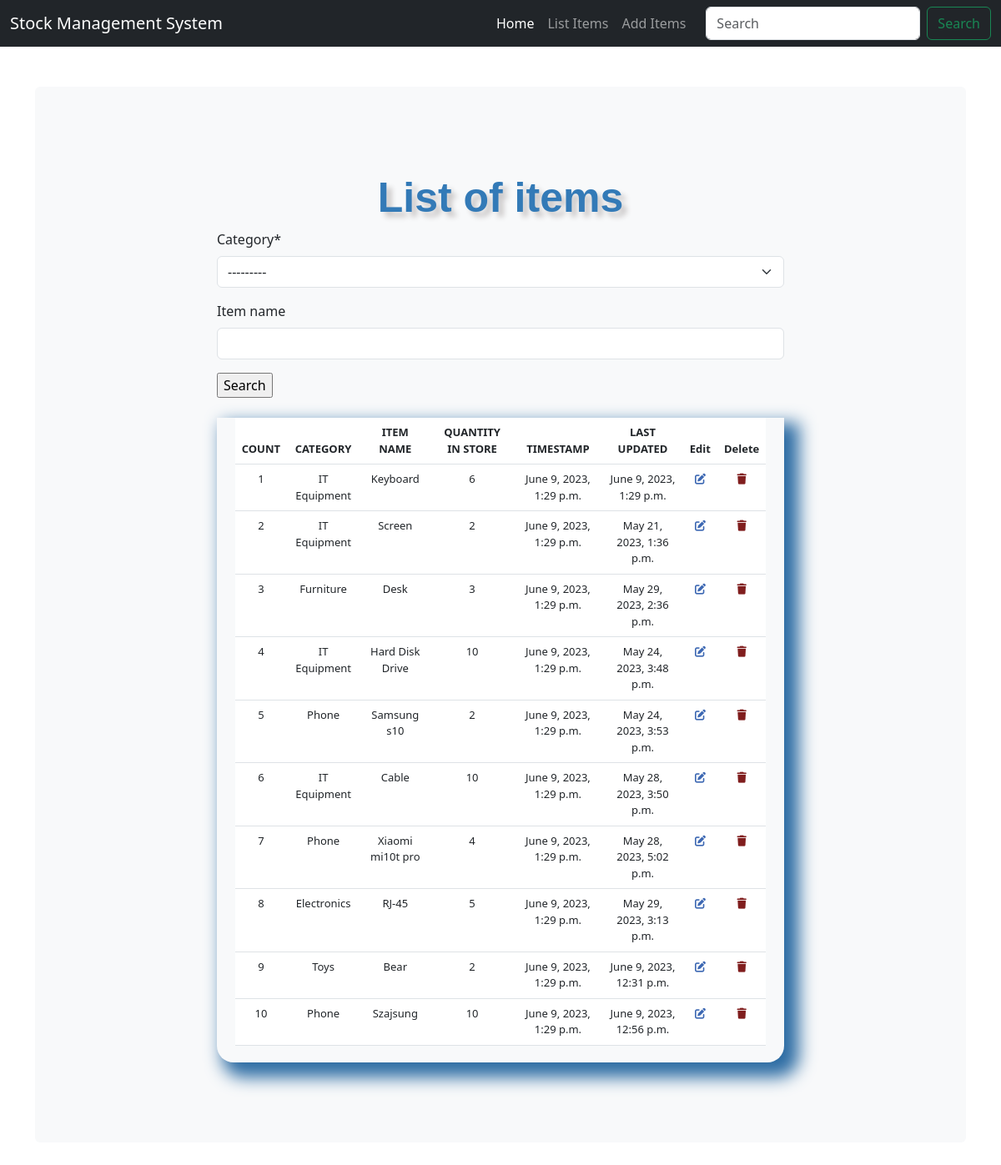
The app's page /list_items/ with its own data.
### stockmg/models.py (models this page shows, shortened)
class Stock(models.Model):
    category = models.ForeignKey(Category, on_delete=models.CASCADE)
    item_name = models.CharField(max_length=50, blank=True, null=True)
    quantity = models.IntegerField(default='0', blank=False, null=True)
    receive_quantity = models.IntegerField(default='0', blank=True, null=True)
    receive_by = models.CharField(max_length=50, blank=True, null=True)
    issue_quantity = models.IntegerField(default='0', blank=True, null=True)
    issue_by = models.CharField(max_length=50, blank=True, null=True)
    issue_to = models.CharField(max_length=50, blank=True, null=True)
    phone_number = models.CharField(max_length=50, blank=True, null=True)
    created_by = models.CharField(max_length=50, blank=True, null=True)
    reorder_level = models.IntegerField(default='0', blank=True, null=True)
    last_updated = models.DateTimeField(auto_now_add=False, auto_now=True)
    timestamp = models.DateTimeField(auto_now_add=True, auto_now=False)

class Category(models.Model):
    name = models.CharField(max_length=50, blank=True, null=True)
    def __str__(self):
        return self.name

### stockmg/views.py (the view, shortened to what this page needs)
# urls.py: path('list_items/', views.list_items, name='list_items'),
def list_items(request):
    header = 'List of items'
    form = StockSearchForm(request.POST or None)
    queryset = Stock.objects.all()
    context = {
        "header": header,
        "queryset": queryset,
        "form": form,
    }
    return render(request, "list_items.html", context)

### stockmg/forms.py
class StockSearchForm(forms.ModelForm):
    class Meta:
        model = Stock
        fields = ['category', 'item_name']

### stockmg/templates/list_items.html (shortened to what this page needs)
{% load static %}
{% load crispy_forms_tags %}
<!DOCTYPE html>
<html lang="en">
<head>
    <link href="https://cdn.jsdelivr.net/npm/bootstrap@5.3.0-alpha3/dist/css/bootstrap.min.css" rel="stylesheet"
>
    <link rel="stylesheet" href="{% static 'css/style.css' %}">
</head>
<body>
<main>
    {% include 'navbar.html' %}
    <div class="container my-5">
        <div class="bg-body-tertiary p-5 rounded">
            <div class="col-sm-8 py-5 mx-auto">
                <div class="header">{{ header }}</div>
                <form method='POST' action=''>{% csrf_token %}
                    {{ form|crispy }}
                    <input type="submit" value='Search'/>
                </form>
                <br>
                <div class="display_table">
                    <table class='table'>
                        <thead>
                        <tr>
                            <th>COUNT</th>
                            <th>CATEGORY</th>
                            <th>ITEM NAME</th>
                            <th>QUANTITY IN STORE</th>
                            <th>TIMESTAMP</th>
                            <th>LAST UPDATED</th>
                            <th>Edit</th>
                            <th>Delete</th>
                        </tr>
                        </thead>
                        {% for instance in queryset %}
                            <tr>
                                <td>{{ forloop.counter }}</td>
                                <td>{{ instance.category }}</td>
                                <td>{{ instance.item_name }}</td>
                                <td>{{ instance.quantity }}</td>
                                <td>{{ instance.timestamp }}</td>
                                <td>{{ instance.last_updated }}</td>
                                <td><a href="{% url 'update_items' instance.id %}"><i class="fa-solid fa-pen-to-square"
                                                                                      style="color: #3d68b3;"></i></a>
                                </td>
                                <td><a href="{% url 'delete_items' instance.id %}"><i class="fa-sharp fa-solid fa-trash"
                                                                                      style="color: #801e1e;"></i></a>
                                </td>
                            </tr>
                        {% endfor %}
                    </table>
                </div>
            </div>
        </div>
    </div>
</main>
</body>
</html>

### stockmg/static/css/style.css (style rules this page uses)
.table { font-size: 13px; text-align: center; width: 95%; margin: auto; }
.table tr:nth-child(odd) { background: #B8CAE4 }
.table tr:nth-child(even) { background: #dae5f4 }
th { background-color: #337ab7; color: white; }
.display_table { border-bottom-right-radius: 20px; border-bottom-left-radius: 20px; padding-left: 5px; padding-right: 5px; padding-bottom: 20px; box-shadow: 12px 12px 20px 6px #2e6da4; }
.header { font-family: helvetica; color: #337ab7; font-size: 50px; text-align: center; width: 100%; text-shadow: 6px 6px 6px #c9c6c6; display: block; font-weight: bolder; }

### stockmg/templates/list_items.html (style rules this page uses)
body { padding-bottom: 20px; }

### records on screen
Stock: category "IT Equipment", item_name "Keyboard", quantity "6", timestamp "June 9, 2023, 1:29 p.m.", last_updated "June 9, 2023, 1:29 p.m."
Stock: category "IT Equipment", item_name "Screen", quantity "2", timestamp "June 9, 2023, 1:29 p.m.", last_updated "May 21, 2023, 1:36 p.m."
Stock: category "Furniture", item_name "Desk", quantity "3", timestamp "June 9, 2023, 1:29 p.m.", last_updated "May 29, 2023, 2:36 p.m."
Stock: category "IT Equipment", item_name "Hard Disk Drive", quantity "10", timestamp "June 9, 2023, 1:29 p.m.", last_updated "May 24, 2023, 3:48 p.m."
Stock: category "Phone", item_name "Samsung s10", quantity "2", timestamp "June 9, 2023, 1:29 p.m.", last_updated "May 24, 2023, 3:53 p.m."
Stock: category "IT Equipment", item_name "Cable", quantity "10", timestamp "June 9, 2023, 1:29 p.m.", last_updated "May 28, 2023, 3:50 p.m."
Stock: category "Phone", item_name "Xiaomi mi10t pro", quantity "4", timestamp "June 9, 2023, 1:29 p.m.", last_updated "May 28, 2023, 5:02 p.m."
Stock: category "Electronics", item_name "RJ-45", quantity "5", timestamp "June 9, 2023, 1:29 p.m.", last_updated "May 29, 2023, 3:13 p.m."
Stock: category "Toys", item_name "Bear", quantity "2", timestamp "June 9, 2023, 1:29 p.m.", last_updated "June 9, 2023, 12:31 p.m."
Stock: category "Phone", item_name "Szajsung", quantity "10", timestamp "June 9, 2023, 1:29 p.m.", last_updated "June 9, 2023, 12:56 p.m."

### other values on screen
{{ header }} "List of items"
